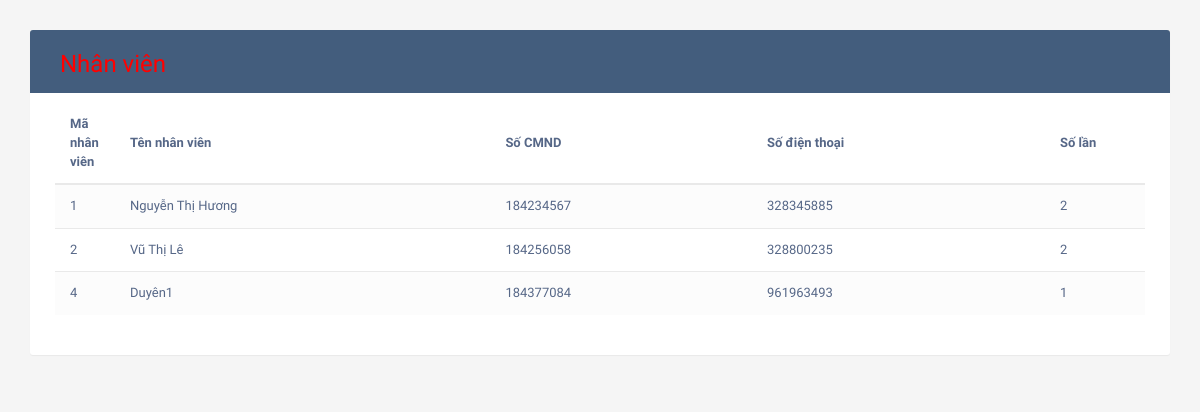
/management/nhanvien1.php, run on the app's committed database.
### tables this page shows
CREATE TABLE `nhanvien` (
  `id` int(11) NOT NULL,
  `ten` varchar(20) NOT NULL,
  `soCMND` int(11) NOT NULL,
  `sdt` int(11) NOT NULL
);

### management/nhanvien1.php (the view, shortened to what this page needs)
<!DOCTYPE html>
<html lang="en">
<head>
	<link rel="stylesheet" href="https://maxcdn.bootstrapcdn.com/font-awesome/4.7.0/css/font-awesome.min.css">
	<link rel="stylesheet" href="https://maxcdn.bootstrapcdn.com/bootstrap/3.3.7/css/bootstrap.min.css">
	<link rel="stylesheet" type="text/css" href="index.css">
</head>
<body>
	<div class="container">
            <div class="table-wrapper">
                <div class="table-title">
                    <div class="row">
                        <div class="col-sm-6">
                            <a href="thongke.php" class="non-textdecoration"><h2>Nhân viên</h2></a>
                        </div>
                    </div>
                </div>
                    <table class="table table-striped table-hover">
                        <?php
                                $con = mysqli_connect('localhost','root','','qlchts')
                                or die ('Không thể kết nối tới database');
                                mysqli_set_charset($con, 'UTF8');
                                $sql = "SELECT nhanvien.*,COUNT(hoadon.mahoadon) total FROM `nhanvien`
                                INNER JOIN hoadon ON hoadon.id = nhanvien.id
                                GROUP BY hoadon.id
                                ORDER BY COUNT(hoadon.mahoadon) DESC";
                                $result = mysqli_query($con,$sql);
                                $num_rows = mysqli_num_rows($result);
                        ?>
                            <thead>
                                <tr>
                                    <th>Mã nhân viên</th>
                                    <th>Tên nhân viên</th>
                                    <th>Số CMND</th>
                                    <th>Số điện thoại</th>
                                    <th>Số lần</th>
                                    </tr>
                            </thead>
                            <tbody>
                                    <?php
                                    if($num_rows > 0) {
                                        while($row = mysqli_fetch_array($result)) {
                                        ?>
                                        <tr>
                                            <td><?php echo $row['id']?></td>
                                            <td><?php echo $row['ten']?></td>
                                            <td><?php echo $row['soCMND']?></td>
                                            <td><?php echo $row['sdt']?></td>
                                            <td><?php echo $row['total']?></td>
                                        </tr>
                                        <?php
                                        }
                                    }
                                    ?>
                            </tbody>
                    </table>
            </div>
	</div>
</body>
</html>

### management/index.css (style rules this page uses)
body { color: #566787; background: #f5f5f5; font-family: 'Varela Round', sans-serif; font-size: 13px; }
.table-wrapper { background: #fff; padding: 20px 25px; margin: 30px 0; border-radius: 3px; box-shadow: 0 1px 1px rgba(0,0,0,.05); }
.table-title { padding-bottom: 15px; background: #435d7d; color: #fff; padding: 16px 30px; margin: -20px -25px 10px; border-radius: 3px 3px 0 0; }
.table-title h2 { margin: 5px 0 0; font-size: 24px; }
table.table tr th, table.table tr td { border-color: #e9e9e9; padding: 12px 15px; vertical-align: middle; }
table.table tr th:first-child { width: 60px; }
table.table tr th:last-child { width: 100px; }
table.table-striped tbody tr:nth-of-type(odd) { background-color: #fcfcfc; }

### management/nhanvien1.php (style rules this page uses)
a.non-textdecoration { color: red; text-decoration: none; }

### data on the page
nhanvien: id "1", ten "Nguyễn Thị Hương", soCMND "184234567", sdt "328345885", total "2"
nhanvien: id "2", ten "Vũ Thị Lê", soCMND "184256058", sdt "328800235", total "2"
nhanvien: id "4", ten "Duyên1", soCMND "184377084", sdt "961963493", total "1"
